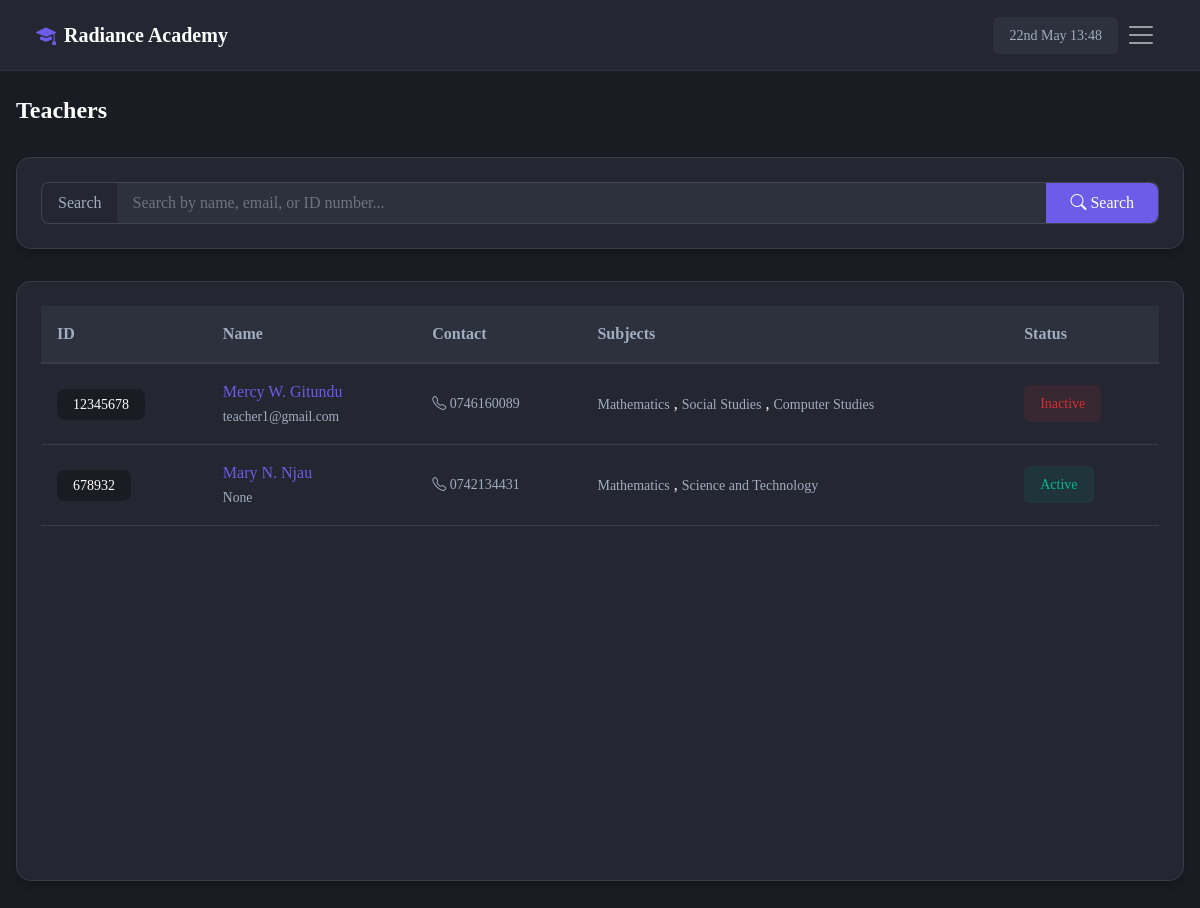
Page /Supervisor/TeachersView/ (signed in) on the committed database.
### Users/models.py (models this page shows, shortened)
class MyUser(AbstractBaseUser, PermissionsMixin):
    class Role(models.TextChoices):
        Student = "Student"
        Teacher = "Teacher"
        ADMIN = "Admin"
        Finance = "Finance"
        Guardian = "Guardian"
        Receptionist = "Receptionist"
        Supervisor = "Supervisor"
        Referer = "Referer"
        Supplier = "Supplier"
    base_role = Role.Student
    email = models.EmailField(unique=True, null=True, blank=True)
    school = models.ForeignKey(Schools, null=True,blank=True, on_delete=models.CASCADE)
    id_number = models.CharField(max_length=20, unique=True)  # ✅ Ensure unique=True
    uuid = models.UUIDField(default=uuid.uuid4, unique=True, editable=False)
    date = models.DateField(default=timezone.now)
    role = models.CharField(max_length=15, choices=Role.choices, default=base_role)
    is_active = models.BooleanField(default=True)
    is_admin = models.BooleanField(default=False)
    is_staff = models.BooleanField(default=False)  # ✅ Required for Django Admin
    is_superuser = models.BooleanField(default=False)  # ✅ Needed for superusers
    objects = MyUserManager()
    USERNAME_FIELD = 'id_number'  # ✅ Django now identifies users by ID number
    REQUIRED_FIELDS = []  # No other required fields

class Schools(models.Model):
    uuid = models.UUIDField(default=uuid.uuid4, unique=True)
    names = models.CharField(max_length=150)
    display = models.CharField(max_length=100, null=True)
    location = models.CharField(max_length=100)
    contact = models.CharField(max_length=100)
    is_active = models.BooleanField(default=True)
    has_boarding = models.BooleanField(default=True)
    is_mixed = models.BooleanField(default=False)

class PersonalProfile(models.Model):
    user = models.OneToOneField(MyUser, on_delete=models.CASCADE)
    f_name = models.CharField(max_length=30)
    is_boarder = models.BooleanField(default=False)
    location = models.CharField(max_length=100, blank=True)
    l_name = models.CharField(max_length=30)
    surname = models.CharField(max_length=30, blank=True)
    gender = models.CharField(max_length=10, blank=True)
    phone = models.CharField(max_length=20, null=True)
    def get_names(self):
        first = self.f_name
        last = self.l_name
        surname = self.surname
        if first or last or surname:
            if last:
                last = last[0]
            return first.title() + ' ' + last.title() + '.' + ' ' + surname.title()
        else:
            return self.user

### SubjectList/models.py (models this page shows)
class Course(models.Model):
    name = models.CharField(max_length=100)
    discipline = models.CharField(max_length=20)
    abbreviation = models.CharField(max_length=10, default='Math')
    def __str__(self):
        return self.name

### Supervisor/views.py (the view, shortened to what this page needs)
# urls.py: path('TeachersView/', TeachersView.as_view(), name='teachers-view'),
class TeachersView(LoginRequiredMixin, TemplateView):
    template_name = 'Supervisor/teachers_view.html'
    def get_context_data(self, **kwargs):
        context = super().get_context_data(**kwargs)
        user = self.request.user
        try:
            users  = MyUser.objects.filter(role='Teacher', school=user.school)
            context['users'] = users
        except Exception:
            messages.error(self.request, 'We could not fetch Teachers from the database')
        return context

### Supervisor/templates/Supervisor/teachers_view.html (shortened to what this page needs)
{% extends 'Supervisor/base.html' %}
{% load custom_filters %}
{% block content %}
<div class="container">
    <div class="page-header">
        <h1 class="page-title">Teachers</h1>
    </div>
    <div class="search-section">
    <form method="post">
            <div class="input-group">
                <span class="input-group-text">Search</span>
                <input type="text" name="search" class="form-control" placeholder="Search by name, email, or ID number...">
                <button type="submit" class="btn btn-secondary">
                    <i class="bi bi-search"></i> Search
                </button>
        </div>
    </form>
    </div>
    <div class="table-container">
    <table class="table">
        <thead>
            <tr>
                    <th>ID</th>
                    <th>Name</th>
                    <th>Contact</th>
                    <th>Subjects</th>
                    <th>Status</th>
            </tr>
        </thead>
        <tbody>
            {% for user in users %}
            <tr>
                    <td>
                        <span class="teacher-id">{{ user.id_number }}</span>
                    </td>
                    <td>
                        <a href="{% url 'teacher-id' user.id %}">
                            <div>{{ user.personalprofile.get_names|title }}</div>
                            <small>{{ user.email }}</small>
                        </a>
                    </td>
                    <td>
                        <div class="teacher-info">
                            <i class="bi bi-telephone"></i> {{ user.personalprofile.phone }}
                        </div>
                    </td>
                <td>
                    {% for subject in user.teacherprofile.subject.all %}
                        <span class="teacher-info">{{ subject }}</span>
                        {% if not forloop.last %}, {% endif %}
                    {% endfor %}
                </td>
                    <td>
                        <span class="status-badge {% if user.is_active %}processed{% else %}unprocessed{% endif %}">
                            {% if user.is_active %}Active{% else %}Inactive{% endif %}
                        </span>
                </td>
            </tr>
            {% endfor %}
        </tbody>
    </table>
    </div>
</div>
{% endblock %}

### Supervisor/templates/Supervisor/base.html (shortened to what this page needs)
{% load static %}
{% load supervisor_filters %}
<!DOCTYPE html>
<html lang="en">
<head>
  <link href="https://cdn.jsdelivr.net/npm/bootstrap@5.1.3/dist/css/bootstrap.min.css" rel="stylesheet"
>
  <link rel="stylesheet" type="text/css" href="{% static 'Users/styles.css' %}">
  <link rel="stylesheet" type="text/css" href="{% static 'SubjectList/SubjectLiist.css' %}">
  <link rel="stylesheet" type="text/css" href="{% static 'Guardian/Guardian.css' %}">
  <link rel="stylesheet" type="text/css" href="{% static 'Teacher/teacher.css' %}">
  <link rel="stylesheet" type="text/css" href="{% static 'Supervisor/Supervisor.css' %}">
  <link rel="stylesheet" href="https://cdn.jsdelivr.net/npm/bootstrap-icons@1.10.3/font/bootstrap-icons.css">
</head>
<body>
  <nav class="navbar navbar-dark fixed-top">
    <div class="container-fluid">
      <a class="navbar-brand" href="#">
        <i class="bi bi-mortarboard-fill"></i>
        {% if user.is_authenticated %}{{ user.school.display }}{% else %}Mwalimu Private{% endif %}
      </a>
      <div class="d-flex align-items-center">
        <div class="time-display">
          {% now "jS F  H:i" %}
        </div>
        <button class="navbar-toggler" type="button" data-bs-toggle="offcanvas" data-bs-target="#offcanvasNavbar">
        <span class="navbar-toggler-icon"></span>
      </button>
      </div>
    </div>
  </nav>
  <div class="main-body">
    {% block content %}
    {% endblock %}
  </div>
</body>
</html>

### Users/static/Users/styles.css (style rules this page uses)
* { padding: 0; margin: 0; font-family: Nunito !important; }
nav { background-color:rgba(29, 25, 46, .8); }
.main-body { position: absolute; width: 100%; max-width: 100%; overflow-x: scroll; }
a { text-decoration: none !important; }

### SubjectList/static/SubjectList/SubjectLiist.css (style rules this page uses)
.upcoming-classes-view p,a { text-decoration:none; color:black ; padding:0px; margin:0px; }

### Supervisor/templates/Supervisor/base.html (style rules this page uses)
:root { --bg-dark: #0f172a; --bg-card: #1e293b; --bg-card-hover: #334155; --primary-color: #6366f1; --secondary-color: #818cf8; --text-primary: #f8fafc; --text-secondary: #94a3b8; --danger-color: #ef4444; --success-color: #22c55e; --warning-color: #f59e0b; --card-shadow: 0 4px 6px -1px rgba(0, 0, 0, 0.2); }
body { background-color: var(--bg-dark); color: var(--text-primary); }
.navbar { background: var(--bg-card) !important; border-bottom: 1px solid var(--bg-card-hover); padding: 0.75rem 1.5rem; }
.navbar-brand { color: var(--text-primary) !important; font-weight: 600; font-size: 1.25rem; display: flex; align-items: center; gap: 0.5rem; }
.navbar-brand i { color: var(--primary-color); }
.navbar-toggler { border: none; padding: 0.5rem; color: var(--text-primary); }
.btn-secondary { background: var(--bg-card-hover); border: none; color: var(--text-primary); padding: 0.75rem 1rem; border-radius: 8px; transition: all 0.3s ease; }
.time-display { color: var(--text-secondary); font-size: 0.875rem; padding: 0.5rem 1rem; background: var(--bg-card-hover); border-radius: 6px; margin-left: 1rem; }

### Supervisor/templates/Supervisor/teachers_view.html (style rules this page uses)
:root { --bg-dark: #1a1c23; --bg-card: #242631; --bg-card-hover: #2d303d; --primary-color: #6c5ce7; --secondary-color: #a29bfe; --accent-color: #fd79a8; --text-primary: #ffffff; --text-secondary: #a0aec0; --success-color: #00b894; --warning-color: #fdcb6e; --danger-color: #d63031; --card-shadow: 0 4px 6px rgba(0, 0, 0, 0.2); }
.container { max-width: 1400px; margin: 6rem auto 2rem; padding: 0 1rem; }
.page-header { display: flex; justify-content: space-between; align-items: center; margin-bottom: 2rem; }
.page-title { color: var(--text-primary); font-size: 1.5rem; font-weight: 600; margin: 0; }
.search-section { background: var(--bg-card); border-radius: 15px; padding: 1.5rem; margin-bottom: 2rem; box-shadow: var(--card-shadow); border: 1px solid rgba(255, 255, 255, 0.1); }
.input-group { background: var(--bg-card-hover); border-radius: 8px; overflow: hidden; border: 1px solid rgba(255, 255, 255, 0.1); }
.input-group-text { background: var(--bg-card); border: none; color: var(--text-secondary); padding: 0.5rem 1rem; }
.form-control { background: var(--bg-card-hover); border: none; color: var(--text-primary); padding: 0.5rem 1rem; }
.btn-secondary { background: var(--primary-color); border: none; color: var(--text-primary); padding: 0.5rem 1.5rem; border-radius: 8px; transition: all 0.3s ease; }
.table-container { background: var(--bg-card); border-radius: 15px; padding: 1.5rem; box-shadow: var(--card-shadow); border: 1px solid rgba(255, 255, 255, 0.1); height: 600px; overflow-y: auto; }
.table { color: var(--text-primary); margin: 0; }
.table thead th { background: var(--bg-card-hover); border-bottom: 2px solid rgba(255, 255, 255, 0.1); color: var(--text-secondary); font-weight: 600; padding: 1rem; position: sticky; top: 0; z-index: 1; }
.table tbody td { border-bottom: 1px solid rgba(255, 255, 255, 0.1); padding: 1rem; vertical-align: middle; }
.table a { color: var(--primary-color); text-decoration: none; transition: all 0.3s ease; }
.table small { color: var(--text-secondary); font-size: 0.85rem; }
.teacher-id { background: var(--bg-dark); color: var(--text-primary); padding: 0.5rem 1rem; border-radius: 8px; font-size: 0.875rem; }
.teacher-info { color: var(--text-secondary); font-size: 0.875rem; }
.status-badge { display: inline-block; padding: 0.5rem 1rem; border-radius: 6px; font-weight: 500; font-size: 0.875rem; }
.status-badge.processed { background: rgba(0, 184, 148, 0.1); color: var(--success-color); }
.status-badge.unprocessed { background: rgba(214, 48, 49, 0.1); color: var(--danger-color); }

### rows in the picture
MyUser: school.display "Radiance Academy", id_number "678932", personalprofile.get_names "Mary N. Njau", email "None", personalprofile.phone "0742134431", is_active "Active"
MyUser: id_number "12345678", personalprofile.get_names "Mercy W. Gitundu", email "teacher1@gmail.com", personalprofile.phone "0746160089", is_active "Inactive"
Course: name "Mathematics"
Course: name "Social Studies"
Course: name "Computer Studies"
Course: name "Science and Technology"
